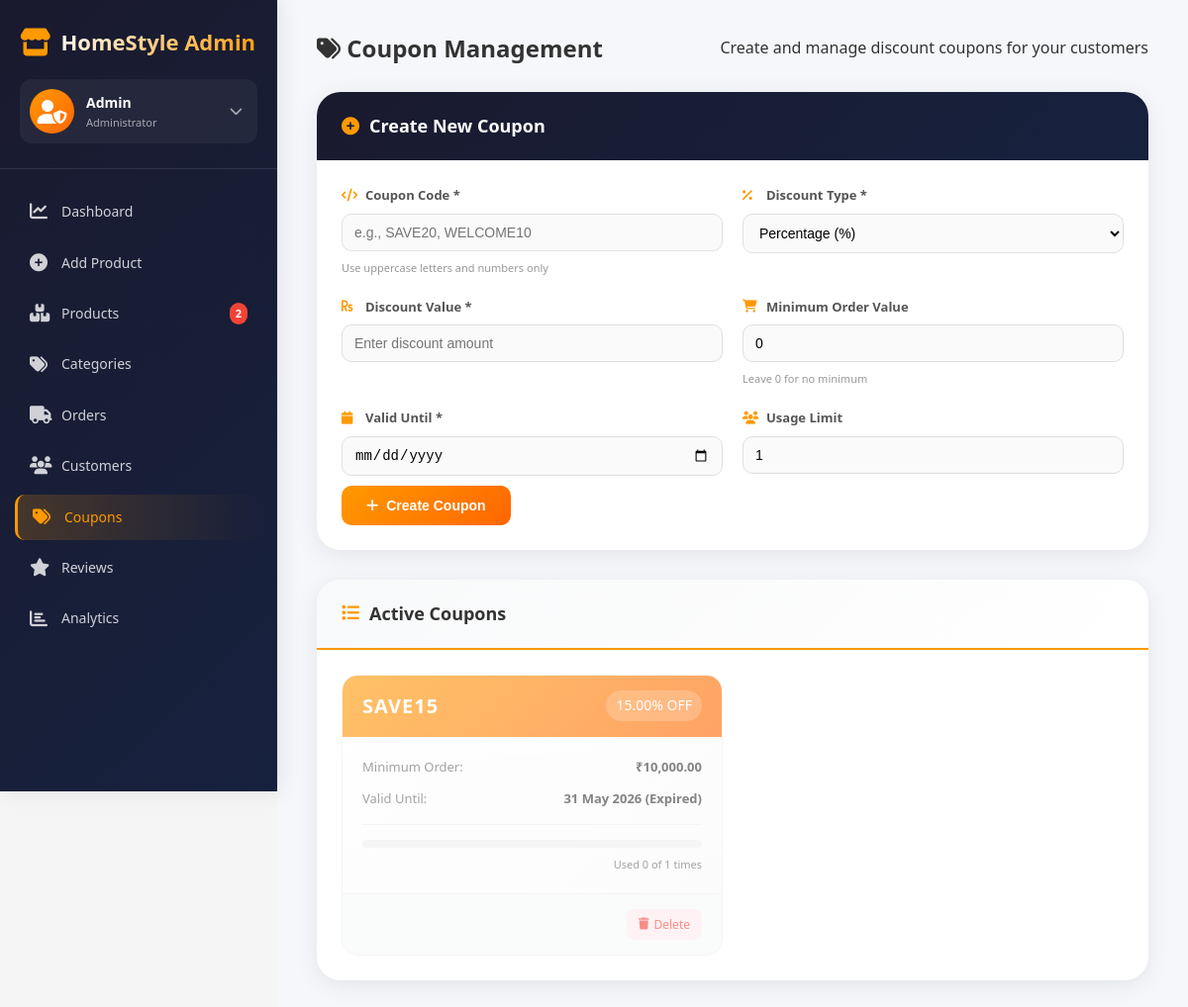
Screenshot of /coupons.php (signed in) with the database file from the repository.
### tables this page shows
CREATE TABLE `coupons` (
  `coupon_id` int(11) NOT NULL,
  `code` varchar(50) NOT NULL,
  `discount_type` enum('percentage','fixed') NOT NULL,
  `discount_value` decimal(10,2) NOT NULL,
  `min_order` decimal(10,2) DEFAULT 0.00,
  `valid_until` date NOT NULL,
  `usage_limit` int(11) DEFAULT 1,
  `used_count` int(11) DEFAULT 0,
  `created_at` timestamp NOT NULL DEFAULT current_timestamp()
);

### coupons.php (the view, shortened to what this page needs)
<?php
include("db.php");
include("a_navbar.php");
$coupons = mysqli_query($conn, "SELECT * FROM coupons ORDER BY coupon_id DESC");
?>
<!DOCTYPE html>
<html>
<head>
    <link rel="stylesheet" href="styles.css">
    <link rel="stylesheet" href="https://cdnjs.cloudflare.com/ajax/libs/font-awesome/6.5.0/css/all.min.css">
</head>
<body>
<div class="admin-main-container">
    <div class="coupons-page">
        <div class="page-header">
            <h2><i class="fas fa-tags"></i> Coupon Management</h2>
            <p>Create and manage discount coupons for your customers</p>
        </div>
        <div class="add-coupon-card">
            <div class="add-coupon-header">
                <h3>
                    <i class="fas fa-plus-circle"></i>
                    Create New Coupon
                </h3>
            </div>
            <div class="add-coupon-form">
                <form method="POST">
                    <div class="coupon-form-grid">
                        <div class="coupon-form-group">
                            <label><i class="fas fa-code"></i> Coupon Code *</label>
                            <input type="text" name="code" placeholder="e.g., SAVE20, WELCOME10" required>
                            <small>Use uppercase letters and numbers only</small>
                        </div>
                        <div class="coupon-form-group">
                            <label><i class="fas fa-percent"></i> Discount Type *</label>
                            <select name="discount_type" required>
                                <option value="percentage">Percentage (%)</option>
                            </select>
                        </div>
                        <div class="coupon-form-group">
                            <label><i class="fas fa-rupee-sign"></i> Discount Value *</label>
                            <input type="number" step="0.01" name="discount_value" placeholder="Enter discount amount" required>
                        </div>
                        <div class="coupon-form-group">
                            <label><i class="fas fa-shopping-cart"></i> Minimum Order Value</label>
                            <input type="number" step="0.01" name="min_order" placeholder="Minimum order amount" value="0">
                            <small>Leave 0 for no minimum</small>
                        </div>
                        <div class="coupon-form-group">
                            <label><i class="fas fa-calendar"></i> Valid Until *</label>
                            <input type="date" name="valid_until" required>
                        </div>
                        <div class="coupon-form-group">
                            <label><i class="fas fa-users"></i> Usage Limit</label>
                            <input type="number" name="usage_limit" placeholder="Maximum uses" value="1">
                        </div>
                    </div>
                    <button type="submit" name="add_coupon" class="btn-add-coupon">
                        <i class="fas fa-plus"></i> Create Coupon
                    </button>
                </form>
            </div>
        </div>
        <div class="coupons-list-card">
            <div class="coupons-header">
                <h3>
                    <i class="fas fa-list"></i>
                    Active Coupons
                </h3>
            </div>
            <div class="coupons-grid">
                <?php if(mysqli_num_rows($coupons) > 0): ?>
                    <?php while($coupon = mysqli_fetch_assoc($coupons)):
                        $is_expired = strtotime($coupon['valid_until']) < time();
                        $is_fully_used = $coupon['used_count'] >= $coupon['usage_limit'];
                    ?>
                    <div class="coupon-card <?php echo ($is_expired || $is_fully_used) ? 'expired' : ''; ?>">
                        <div class="coupon-card-header">
                            <span class="coupon-code"><?php echo $coupon['code']; ?></span>
                            <span class="coupon-discount">
                                <?php if($coupon['discount_type'] == 'percentage'): ?>
                                    <?php echo $coupon['discount_value']; ?>% OFF
                                <?php else: ?>
                                    ₹<?php echo number_format($coupon['discount_value'], 2); ?> OFF
                                <?php endif; ?>
                            </span>
                        </div>
                        <div class="coupon-card-body">
                            <div class="coupon-detail">
                                <span class="label">Minimum Order:</span>
                                <span class="value">₹<?php echo number_format($coupon['min_order'], 2); ?></span>
                            </div>
                            <div class="coupon-detail">
                                <span class="label">Valid Until:</span>
                                <span class="value <?php echo $is_expired ? 'expired-text' : ''; ?>">
                                    <?php echo date('d M Y', strtotime($coupon['valid_until'])); ?>
                                    <?php if($is_expired): ?>(Expired)<?php endif; ?>
                                </span>
                            </div>
                            <div class="coupon-usage">
                                <div class="usage-bar">
                                </div>
                                <div class="usage-text">
                                    Used <?php echo $coupon['used_count']; ?> of <?php echo $coupon['usage_limit']; ?> times
                                </div>
                            </div>
                        </div>
                        <div class="coupon-card-footer">
                            <a href="coupons.php?delete=<?php echo $coupon['coupon_id']; ?>" class="delete-coupon-btn" onclick="return confirm('Delete this coupon?')">
                                <i class="fas fa-trash"></i> Delete
                            </a>
                        </div>
                    </div>
                    <?php endwhile; ?>
                <?php endif; ?>
            </div>
        </div>
    </div>
</div>
</body>
</html>

### coupons.php (style rules this page uses)
.expired { opacity: 0.6; }
.expired-text { color: #f44336; }

### rows the page displays
coupons: code "SAVE15", discount_value "15.00", min_order "10,000.00", valid_until "31 May 2026", shows "(Expired)", used_count "0", usage_limit "1"

### other values shown
$admin_name "Admin"
$low_stock_count "2"
